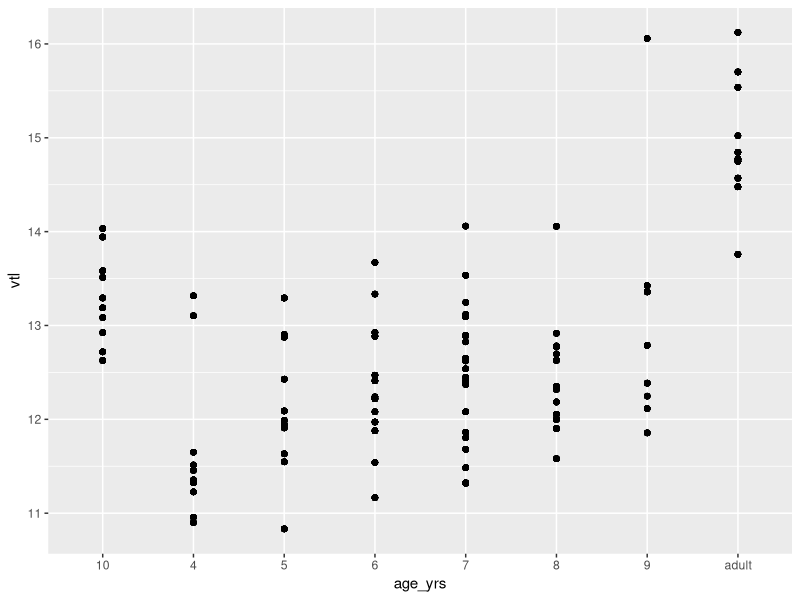
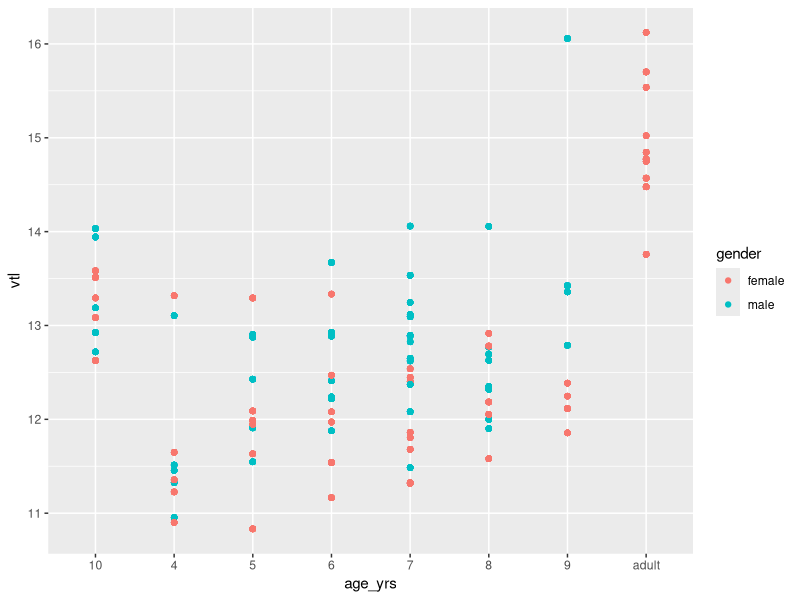
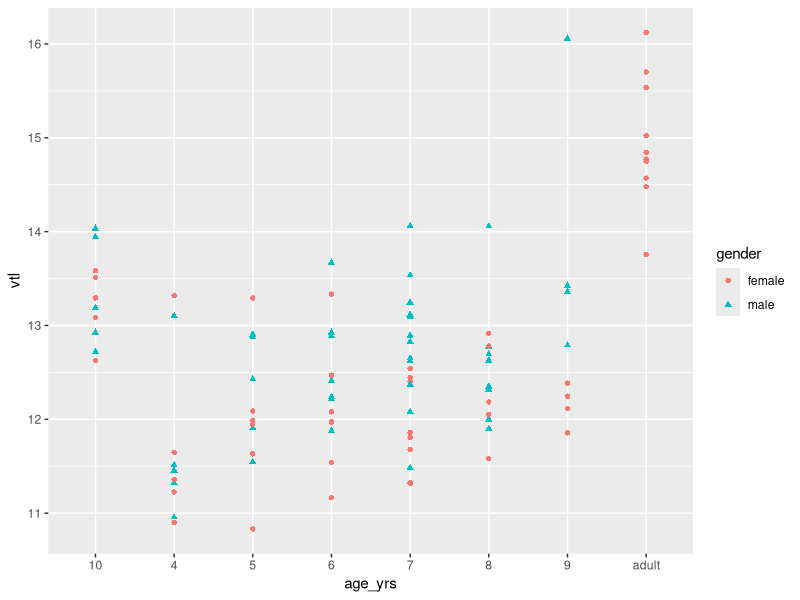
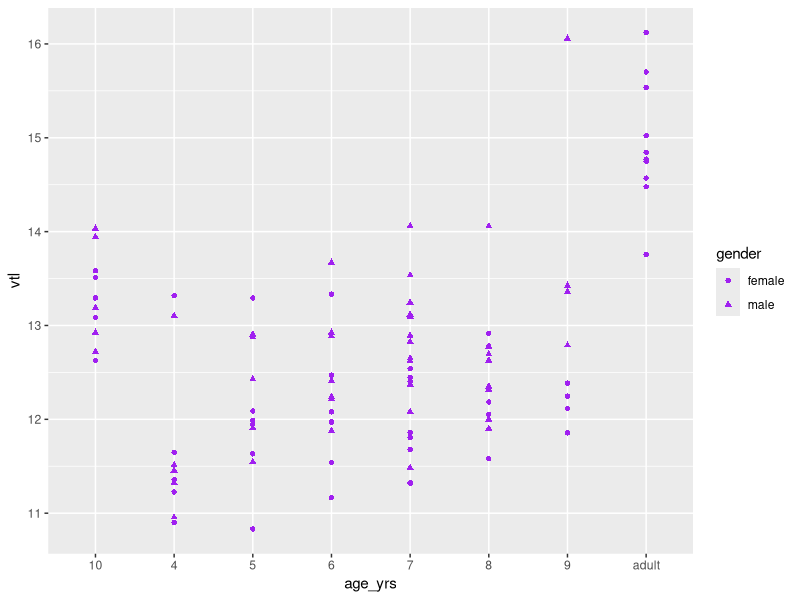
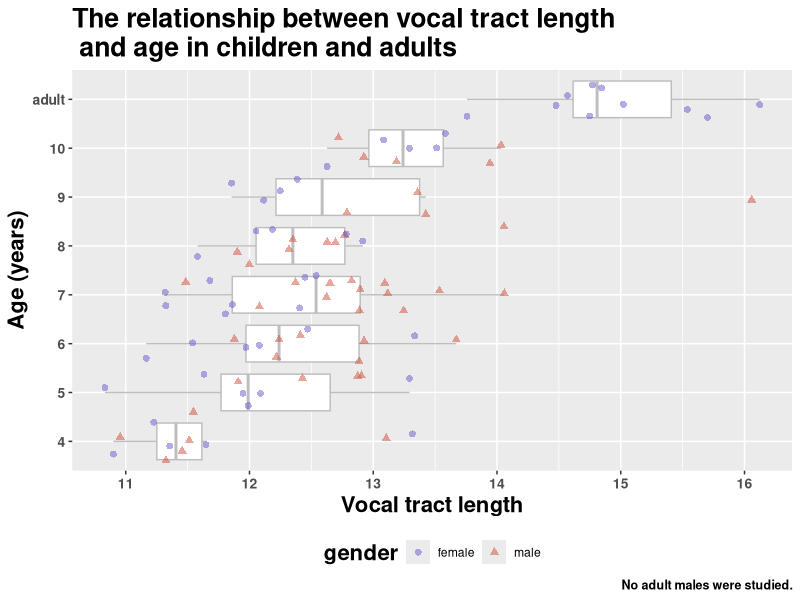
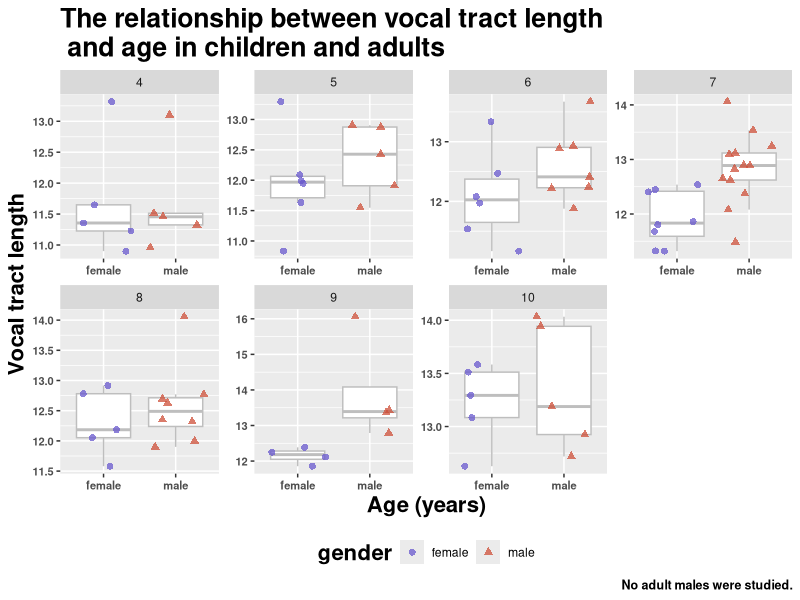
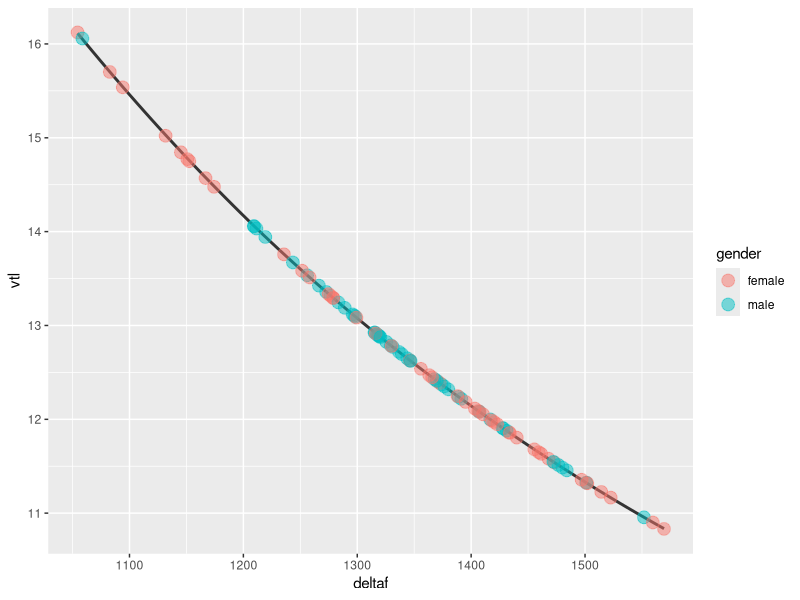
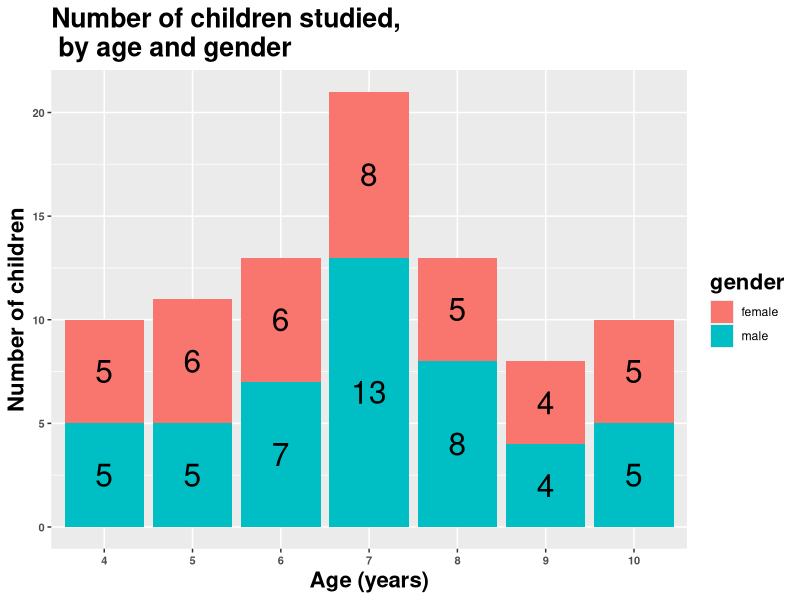

These charts were generated, in order, by the following R code: (Note: this script raises an error after producing the figures.)
## ---- chunk 1
library('ggplot2')
library('dplyr')
library('knitr')
## ---- chunk 2
opts_chunk$set(message=FALSE, 
                      warning=FALSE,
                      echo=TRUE)
## ---- chunk 3
# we're gong to play with formants and vocal tract data again today
vtl_data <- read.csv('vtl_data.csv')
## ---- chunk 4
# let's make our first plot!
ggplot(data=vtl_data) + # we start with a ggplot object: ggplot()
  geom_point(mapping = aes(x = age_yrs, y = vtl)) # to our ggplot() object, we add "layers"; in this case, we want to add the geom function 'geom_point' or a point plot
## ---- chunk 5
# let's add a third variable to our plot: gender
ggplot(data=vtl_data) + 
  geom_point(mapping = aes(x = age_yrs, y=vtl, color=gender)) 
## ---- chunk 6
# try another aesthetic, and try combining multiple aesthetics
ggplot(data=vtl_data) + 
  geom_point(mapping = aes(x = age_yrs, y=vtl, shape=gender, color=gender)) 
## ---- chunk 7
ggplot(data=vtl_data) + 
  geom_point(mapping = aes(x = age_yrs, y=vtl, shape=gender), color='purple') 
## ---- chunk 8
vtl_data %>%
  distinct(spkr, .keep_all = T) %>%
  mutate(age_yrs = factor(age_yrs, levels = c("4", "5", "6", "7", "8", "9", "10", "adult"))) %>%

ggplot(data=., aes(x=age_yrs, y=vtl)) + # notice that I'm now mapping my "main" variables at the beginning of my plot
  
 geom_boxplot(outlier.shape=NA,colour='gray') + # note that we will add points on *top* of the boxplots
  
 geom_jitter(aes(color=gender, shape=gender, width = .1), alpha=0.5, size=2) + # geom point was nice but I'd like to be able to see the individual points
                                                                                  # lots of options to manipulate the size, spacing, and color of points
                                                                                  # what happens when you move alpha and size inside of 'aes()'?
     

  scale_color_manual(values = c('slateblue3', 'tomato3')) + # R has default colors but you can specify your own which will map to the "color" variable you specified
  
  
  coord_flip() + # I think it would be kind of fun if these actually looked like vocal tracts
  
  labs(y="Vocal tract length", x="Age (years)", # give the axes difference names
       title = "The relationship between vocal tract length \n and age in children and adults", # add an informative title
       caption = "No adult males were studied.") + # explain some components of your graph

  theme(legend.position = "bottom", # move the legend since it's wasting space on the side of the graph
  axis.text.x = element_text(face="bold", size=10), # change the size and appearance of text in the plot
  axis.text.y = element_text(face="bold", size=10),
  axis.title=element_text(size=16),
  plot.caption = element_text(size=9),
  title=element_text(face="bold", size=16))
## ---- chunk 9
vtl_data %>%
  distinct(spkr, .keep_all = T) %>%
  mutate(age_yrs = factor(age_yrs, levels = c("4", "5", "6", "7", "8", "9", "10", "adult"))) %>%
  filter(age_yrs!='adult') %>%

ggplot(data=., aes(x=gender, y=vtl)) + 
  
  geom_boxplot(outlier.shape=NA,colour='gray') +  

  geom_jitter(aes(color=gender, shape=gender, width = .05), alpha=0.75, size=2) + 
  
  scale_color_manual(values = c('slateblue3', 'tomato3')) + 
  
  facet_wrap(~age_yrs, ncol=4, scales='free') + # what happens when you change the ncol? set the scales differently?
  #facet_grid(~age_yrs) +# what's the difference between facet wrap and facet grid? 
  
  labs(y="Vocal tract length", x="Age (years)", # these are nearly the same settings as above
       title = "The relationship between vocal tract length \n and age in children and adults", 
       caption = "No adult males were studied.") + 

  theme(legend.position = "bottom", 
  axis.text.x = element_text(face="bold", size=8), 
  axis.text.y = element_text(face="bold", size=8),
  axis.title=element_text(size=16),
  plot.caption = element_text(size=9),
  title=element_text(face="bold", size=16))
## ---- chunk 10
vtl_data %>%
  distinct(spkr, .keep_all = T) %>%
  mutate(age_yrs = factor(age_yrs, levels = c("4", "5", "6", "7", "8", "9", "10", "adult"))) %>%

ggplot(data=., mapping = aes(x=deltaf, y=vtl)) + # again, now we don't have to specify in every geom object
  
  geom_smooth(method="loess", color="gray20") +  # we have a new geom object here; what happens when you change the method?

  geom_jitter(aes(color=gender),alpha=0.5, size=4)   # we're still going to plot the raw data; that's usually important, at least for exploration!
                                                          # I still map my variables here, even though I did it in the previous geom object as well
          
## ---- chunk 11
vtl_data %>%
  mutate(age_yrs = factor(age_yrs, levels = c("4", "5", "6", "7", "8", "9", "10", "adult"))) %>%
  filter(age_yrs!='adult') %>%
  group_by(age_yrs,gender) %>%
  distinct(spkr, .keep_all = T) %>%  
  count() %>%  # one useful function for summarizing data is 'count'

ggplot(., aes(age_yrs, n, fill=gender)) + 
  
  geom_col(aes(fill = gender)) +
 
 geom_text(aes(label = n), position=position_stack(0.5), size = 8) +
        
 labs(y="Number of children", x="Age (years)", # these are nearly the same settings as above
       title = "Number of children studied, \n by age and gender") +  

  theme(axis.text.x = element_text(face="bold", size=8), 
  axis.text.y = element_text(face="bold", size=8),
  axis.title=element_text(size=16),
  plot.caption = element_text(size=9),
  title=element_text(face="bold", size=16))
## ---- chunk 12
  # vtl_data %>%
  #   mutate(age_yrs = factor(age_yrs, levels = c("4", "5", "6", "7", "8", "9", "10", "adult"))) %>%
  #   filter(age_yrs!='adult') %>%
  #   group_by(age_yrs,gender) %>%
  #   distinct(spkr, .keep_all = T) %>%  
  #   count() %>%  # one useful function for summarizing data is 'count'
  # 
  # ggplot(., aes(age_yrs, n, fill=gender)) + 
  #   geom_col(aes(fill = gender)) +
  #  
  #  geom_text(aes(label = n), position=position_stack(0.5), size = 5) +
  #         
  #  labs(y="Number of children", x="Age (years)", # these are nearly the same settings as above
  #        title = "Number of children studied, \n by age and gender") +  
  # 
  #   theme(axis.text.x = element_text(face="bold", size=8), 
  #   axis.text.y = element_text(face="bold", size=8),
  #   axis.title=element_text(size=16),
  #   plot.caption = element_text(size=9),
  #   title=element_text(face="bold", size=16))
  # 


hist_plot_data <- vtl_data %>%
  filter(age_yrs=='4' | age_yrs=='5' | age_yrs=='6') %>%
  gather("formant", "frequency", f1_midpt_med_clean, f2_midpt_med_clean) %>%
  mutate(formant=recode(formant,"f1_midpt_med_clean"="F1", "f2_midpt_med_clean"="F2")) %>%
  
  group_by(age_yrs,formant) %>% # calculate some summary statistics
  mutate(mean_frequency=mean(frequency,na.rm=T))
  

hist_plot <-  
  
  ggplot(hist_plot_data, aes(x=frequency, fill=formant)) + # note the absence of a variable mapped to 'y'
  
  geom_density(alpha=.25) + # what happens when we plot geom_histogram instead?
  
  scale_fill_manual(values=c("lightskyblue", "#CC99FF")) +
  
  facet_wrap(~age_yrs, scales="fixed") +
  
  geom_vline(aes(xintercept=mean_frequency),color="black",linetype="dashed", size=.5) + # we could plot the means
  
  xlab("Formant frequency (Hz)") +
  ylab("Density") +
  
  theme(axis.text=element_text(size=8),
      axis.title=element_text(size=17,face="bold"),
      strip.text.x = element_text(size=13,face="bold"),
      legend.position = c(.6,.87),
      legend.background = element_rect(fill="transparent", 
                                       size=0.5, linetype="solid"))

hist_plot +
    hist_plot_data %>%
    distinct(mean_frequency, .keep_all = T) %>%
    geom_text(data = ., aes(x = mean_frequency, y = 0.0010, id = age_yrs, label=round(mean_frequency,2)), size = 4, hjust = -.1)
